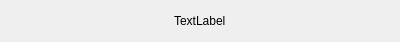
<?xml version="1.0" encoding="UTF-8"?>
<ui version="4.0">
 <class>qustion_button</class>
 <widget class="QWidget" name="qustion_button">
  <property name="geometry">
   <rect>
    <x>0</x>
    <y>0</y>
    <width>400</width>
    <height>38</height>
   </rect>
  </property>
  <property name="windowTitle">
   <string>Form</string>
  </property>
  <layout class="QHBoxLayout" name="horizontalLayout">
   <item>
    <spacer name="horizontalSpacer">
     <property name="orientation">
      <enum>Qt::Horizontal</enum>
     </property>
     <property name="sizeHint" stdset="0">
      <size>
       <width>40</width>
       <height>20</height>
      </size>
     </property>
    </spacer>
   </item>
   <item>
    <widget class="QLabel" name="answer">
     <property name="text">
      <string>TextLabel</string>
     </property>
    </widget>
   </item>
   <item>
    <spacer name="horizontalSpacer_2">
     <property name="orientation">
      <enum>Qt::Horizontal</enum>
     </property>
     <property name="sizeHint" stdset="0">
      <size>
       <width>40</width>
       <height>20</height>
      </size>
     </property>
    </spacer>
   </item>
  </layout>
 </widget>
 <resources/>
 <connections/>
</ui>
